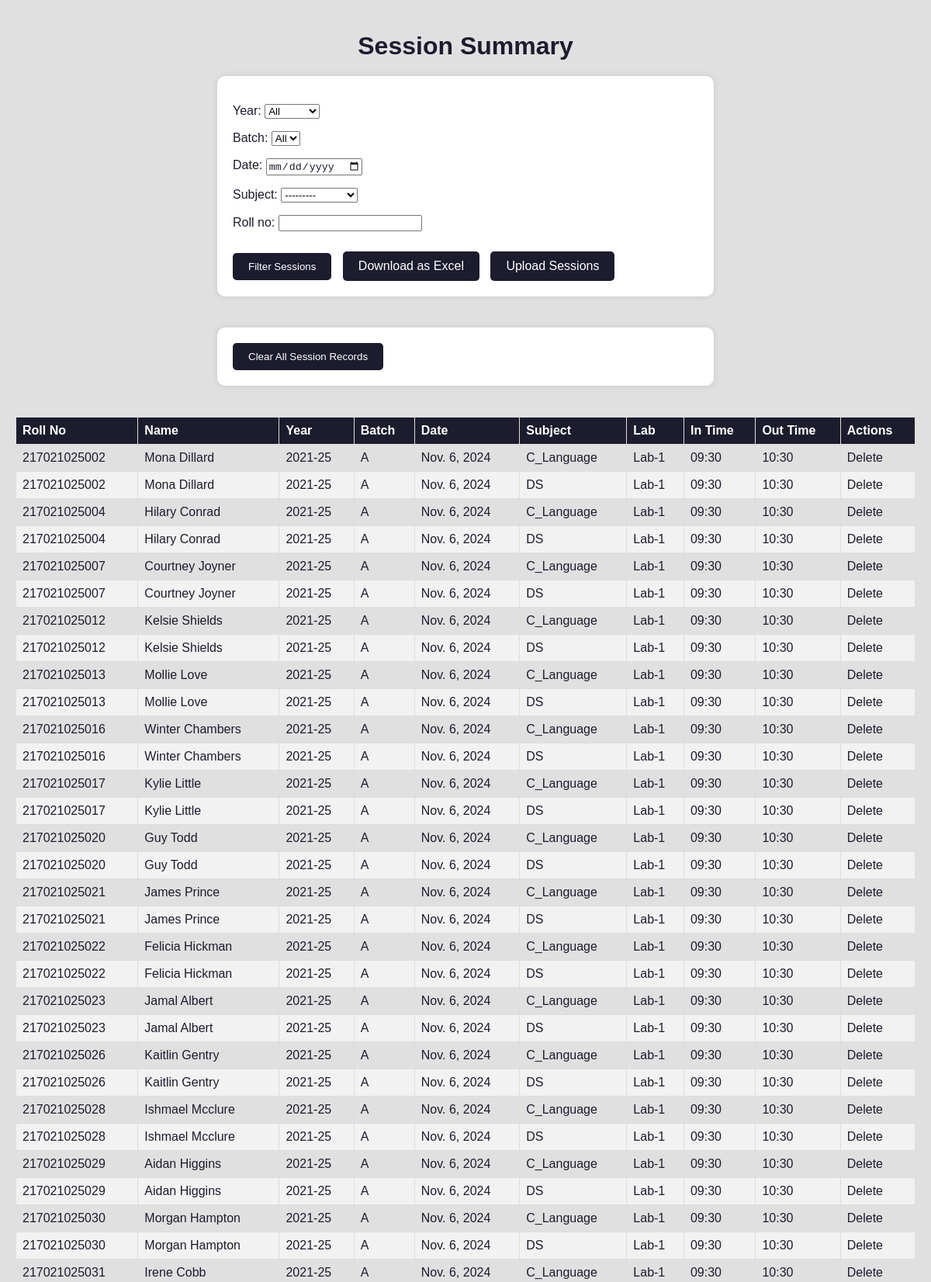
/monitor/session-summary/ (signed in, upper part), run on the app's committed database.
### monitor/models.py (models this page shows, shortened)
class Session(models.Model):
    IN_TIME_CHOICES = [
        ('09:30', '9:30'),
        ('10:30', '10:30'),
        ('12:00', '12:00'),
        ('14:00', '2:00'),
        ('15:00', '3:00')
    ]
    OUT_TIME_CHOICES = [
        ('10:30', '10:30'),
        ('11:30', '11:30'),
        ('13:00', '1:00'),
        ('15:00', '3:00'),
        ('16:00', '4:00')
    ]
    student = models.ForeignKey(Student, on_delete=models.CASCADE, default=1)
    subject = models.ForeignKey(Subject, on_delete=models.CASCADE)
    date = models.DateField()
    in_time = models.CharField(max_length=5, choices=IN_TIME_CHOICES)
    out_time = models.CharField(max_length=5, choices=OUT_TIME_CHOICES)
    lab = models.CharField(max_length=10, choices=[
        ('Lab-1', 'Lab-1'),
        ('Lab-2', 'Lab-2'),
        ('Lab-3', 'Lab-3'),
        ('Lab-4', 'Lab-4')
    ], blank=True, null=True)

class Student(models.Model):
    roll_no = models.CharField(
        max_length=12,
        primary_key=True,
        unique=True,
        validators=[validate_roll_no])
    name = models.CharField(default='N/A', max_length=100)
    year = models.CharField(default='2024-28', max_length=10)
    batch = models.CharField(default='A', max_length=5)
    c_language_attendance = models.IntegerField(default=0)
    it_attendance = models.IntegerField(default=0)
    ds_attendance = models.IntegerField(default=0)
    os_attendance = models.IntegerField(default=0)
    java_attendance = models.IntegerField(default=0)
    dbms_attendance = models.IntegerField(default=0)
    python_attendance = models.IntegerField(default=0)
    wt_attendance = models.IntegerField(default=0)
    r_attendance = models.IntegerField(default=0)
    cd_attendance = models.IntegerField(default=0)
    sd_attendance = models.IntegerField(default=0)
    dv_attendance = models.IntegerField(default=0)

class Subject(models.Model):
    name = models.CharField(max_length=100)
    def __str__(self):
        return self.name

### monitor/views.py (the view, shortened to what this page needs)
# urls.py: path('session-summary/', views.session_summary, name='session_summary'),
@login_required
def session_summary(request):
    form = SessionFilterForm()
    sessions = Session.objects.all()
    sessions = sessions.order_by('-date', 'student__roll_no')
    if request.GET.get('export') == 'excel':
        return export_to_excel(sessions)
    return render(request, 'session_summary.html', {
        'form': form,
        'sessions': sessions,
    })

### monitor/forms.py
class SessionFilterForm(forms.Form):
    ALL_CHOICES = [('', 'All')]  # Choice for selecting 'All'
    year = forms.ChoiceField(choices=ALL_CHOICES + [(y, y) for y in ['2021-25', '2022-26', '2023-27', '2024-28']], required=False)
    batch = forms.ChoiceField(choices=ALL_CHOICES + [('A', 'A'), ('B', 'B'), ('C', 'C'), ('D', 'D')], required = False)
    date = forms.DateField(required=False, widget=forms.DateInput(attrs={'type': 'date'}))
    subject = forms.ModelChoiceField(queryset=Subject.objects.all(), required=False)
    roll_no = forms.CharField(required=False)

### templates/session_summary.html (shortened to what this page needs)
<!DOCTYPE html>
<html>
<head>
</head>
<body>
    <h1>Session Summary</h1>
    <form method="post" action="{% url 'session_summary' %}">
        {{ form.as_p }}
        <button type="submit">Filter Sessions</button>
        <a href="{% url 'session_summary' %}?export=excel" class="button">Download as Excel</a>
        <a href="{% url 'upload_sessions' %}" class="button">Upload Sessions</a>
    </form>
    <form method="post" action="{% url 'clear_session_records' %}" style="margin-top: 20px;">
        <button type="submit" onclick="return confirm('Are you sure you want to clear all session records?');">Clear All Session Records</button>
    </form>
    <table>
        <thead>
            <tr>
                <th>Roll No</th>
                <th>Name</th>
                <th>Year</th>
                <th>Batch</th>
                <th>Date</th>
                <th>Subject</th>
                <th>Lab</th>
                <th>In Time</th>
                <th>Out Time</th>
                <th>Actions</th>
            </tr>
        </thead>
        <tbody>
            {% for session in sessions %}
            <tr>
                <td>{{ session.student.roll_no }}</td>
                <td>{{ session.student.name }}</td>
                <td>{{ session.student.year }}</td>
                <td>{{ session.student.batch }}</td>
                <td>{{ session.date }}</td>
                <td>{{ session.subject }}</td>
                <td>{{ session.lab }}</td>
                <td>{{ session.in_time }}</td>
                <td>{{ session.out_time }}</td>
                <td>
                    <a href="{% url 'delete_session' session.id %}" onclick="return confirm('Are you sure you want to delete this session?');">Delete</a>
                </td>
            </tr>
            {% empty %}
            <tr>
                <td colspan="10">No session data available.</td>
            </tr>
            {% endfor %}
        </tbody>
    </table>
</body>
</html>

### templates/session_summary.html (style rules this page uses)
body { background-color: #E0E0E0; color: #1C1C2E; font-family: Arial, sans-serif; margin: 0; padding: 20px; display: flex; justify-content: center; align-items: center; flex-direction: column; }
h1 { color: #1C1C2E; text-align: center; margin-bottom: 20px; }
form { background-color: #FFFFFF; padding: 20px; border-radius: 10px; box-shadow: 0 0 10px rgba(0, 0, 0, 0.1); width: 100%; max-width: 600px; margin-bottom: 20px; }
label, input, button, a { color: #1C1C2E; }
button { background-color: #1C1C2E; color: #FFFFFF; border: none; padding: 10px 20px; cursor: pointer; border-radius: 5px; transition: background-color 0.3s ease, transform 0.2s ease; margin-right: 10px; }
a.button { background-color: #1C1C2E; color: #FFFFFF; padding: 10px 20px; text-decoration: none; border-radius: 5px; transition: background-color 0.3s ease, transform 0.2s ease; margin-right: 10px; display: inline-block; }
a { text-decoration: none; margin-top: 10px; transition: color 0.3s ease; }
table { width: 100%; border-collapse: collapse; margin-top: 20px; }
th, td { border: 1px solid #ddd; padding: 8px; text-align: left; }
th { background-color: #1C1C2E; color: white; }
tr:nth-child(even) { background-color: #f2f2f2; }
td a { color: #1C1C2E; transition: color 0.3s ease; }

### data on the page
Session: student.roll_no "217021025002", student.name "Mona Dillard", student.year "2021-25", student.batch "A", date "Nov. 6, 2024", subject "C_Language", lab "Lab-1", in_time "09:30", out_time "10:30"
Session: student.roll_no "217021025002", student.name "Mona Dillard", student.year "2021-25", student.batch "A", date "Nov. 6, 2024", subject "DS", lab "Lab-1", in_time "09:30", out_time "10:30"
Session: student.roll_no "217021025004", student.name "Hilary Conrad", student.year "2021-25", student.batch "A", date "Nov. 6, 2024", subject "C_Language", lab "Lab-1", in_time "09:30", out_time "10:30"
Session: student.roll_no "217021025004", student.name "Hilary Conrad", student.year "2021-25", student.batch "A", date "Nov. 6, 2024", subject "DS", lab "Lab-1", in_time "09:30", out_time "10:30"
Session: student.roll_no "217021025007", student.name "Courtney Joyner", student.year "2021-25", student.batch "A", date "Nov. 6, 2024", subject "C_Language", lab "Lab-1", in_time "09:30", out_time "10:30"
Session: student.roll_no "217021025007", student.name "Courtney Joyner", student.year "2021-25", student.batch "A", date "Nov. 6, 2024", subject "DS", lab "Lab-1", in_time "09:30", out_time "10:30"
Session: student.roll_no "217021025012", student.name "Kelsie Shields", student.year "2021-25", student.batch "A", date "Nov. 6, 2024", subject "C_Language", lab "Lab-1", in_time "09:30", out_time "10:30"
Session: student.roll_no "217021025012", student.name "Kelsie Shields", student.year "2021-25", student.batch "A", date "Nov. 6, 2024", subject "DS", lab "Lab-1", in_time "09:30", out_time "10:30"
Session: student.roll_no "217021025013", student.name "Mollie Love", student.year "2021-25", student.batch "A", date "Nov. 6, 2024", subject "C_Language", lab "Lab-1", in_time "09:30", out_time "10:30"
Session: student.roll_no "217021025013", student.name "Mollie Love", student.year "2021-25", student.batch "A", date "Nov. 6, 2024", subject "DS", lab "Lab-1", in_time "09:30", out_time "10:30"
Session: student.roll_no "217021025016", student.name "Winter Chambers", student.year "2021-25", student.batch "A", date "Nov. 6, 2024", subject "C_Language", lab "Lab-1", in_time "09:30", out_time "10:30"
Session: student.roll_no "217021025016", student.name "Winter Chambers", student.year "2021-25", student.batch "A", date "Nov. 6, 2024", subject "DS", lab "Lab-1", in_time "09:30", out_time "10:30"
Session: student.roll_no "217021025017", student.name "Kylie Little", student.year "2021-25", student.batch "A", date "Nov. 6, 2024", subject "C_Language", lab "Lab-1", in_time "09:30", out_time "10:30"
Session: student.roll_no "217021025017", student.name "Kylie Little", student.year "2021-25", student.batch "A", date "Nov. 6, 2024", subject "DS", lab "Lab-1", in_time "09:30", out_time "10:30"
Session: student.roll_no "217021025020", student.name "Guy Todd", student.year "2021-25", student.batch "A", date "Nov. 6, 2024", subject "C_Language", lab "Lab-1", in_time "09:30", out_time "10:30"
Session: student.roll_no "217021025020", student.name "Guy Todd", student.year "2021-25", student.batch "A", date "Nov. 6, 2024", subject "DS", lab "Lab-1", in_time "09:30", out_time "10:30"
Session: student.roll_no "217021025021", student.name "James Prince", student.year "2021-25", student.batch "A", date "Nov. 6, 2024", subject "C_Language", lab "Lab-1", in_time "09:30", out_time "10:30"
Session: student.roll_no "217021025021", student.name "James Prince", student.year "2021-25", student.batch "A", date "Nov. 6, 2024", subject "DS", lab "Lab-1", in_time "09:30", out_time "10:30"
Session: student.roll_no "217021025022", student.name "Felicia Hickman", student.year "2021-25", student.batch "A", date "Nov. 6, 2024", subject "C_Language", lab "Lab-1", in_time "09:30", out_time "10:30"
Session: student.roll_no "217021025022", student.name "Felicia Hickman", student.year "2021-25", student.batch "A", date "Nov. 6, 2024", subject "DS", lab "Lab-1", in_time "09:30", out_time "10:30"
Session: student.roll_no "217021025023", student.name "Jamal Albert", student.year "2021-25", student.batch "A", date "Nov. 6, 2024", subject "C_Language", lab "Lab-1", in_time "09:30", out_time "10:30"
Session: student.roll_no "217021025023", student.name "Jamal Albert", student.year "2021-25", student.batch "A", date "Nov. 6, 2024", subject "DS", lab "Lab-1", in_time "09:30", out_time "10:30"
Session: student.roll_no "217021025026", student.name "Kaitlin Gentry", student.year "2021-25", student.batch "A", date "Nov. 6, 2024", subject "C_Language", lab "Lab-1", in_time "09:30", out_time "10:30"
Session: student.roll_no "217021025026", student.name "Kaitlin Gentry", student.year "2021-25", student.batch "A", date "Nov. 6, 2024", subject "DS", lab "Lab-1", in_time "09:30", out_time "10:30"
Session: student.roll_no "217021025028", student.name "Ishmael Mcclure", student.year "2021-25", student.batch "A", date "Nov. 6, 2024", subject "C_Language", lab "Lab-1", in_time "09:30", out_time "10:30"
Session: student.roll_no "217021025028", student.name "Ishmael Mcclure", student.year "2021-25", student.batch "A", date "Nov. 6, 2024", subject "DS", lab "Lab-1", in_time "09:30", out_time "10:30"
Session: student.roll_no "217021025029", student.name "Aidan Higgins", student.year "2021-25", student.batch "A", date "Nov. 6, 2024", subject "C_Language", lab "Lab-1", in_time "09:30", out_time "10:30"
Session: student.roll_no "217021025029", student.name "Aidan Higgins", student.year "2021-25", student.batch "A", date "Nov. 6, 2024", subject "DS", lab "Lab-1", in_time "09:30", out_time "10:30"
Session: student.roll_no "217021025030", student.name "Morgan Hampton", student.year "2021-25", student.batch "A", date "Nov. 6, 2024", subject "C_Language", lab "Lab-1", in_time "09:30", out_time "10:30"
Session: student.roll_no "217021025030", student.name "Morgan Hampton", student.year "2021-25", student.batch "A", date "Nov. 6, 2024", subject "DS", lab "Lab-1", in_time "09:30", out_time "10:30"
Session: student.roll_no "217021025031", student.name "Irene Cobb", student.year "2021-25", student.batch "A", date "Nov. 6, 2024", subject "C_Language", lab "Lab-1", in_time "09:30", out_time "10:30"
